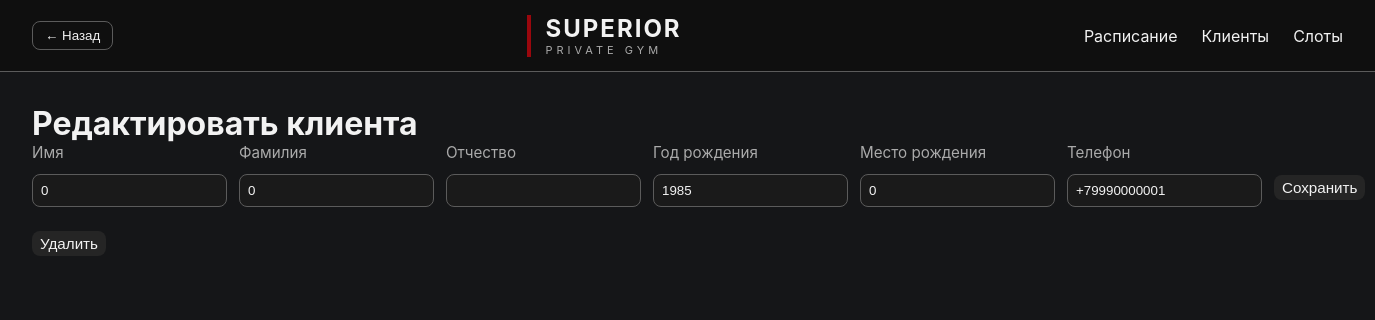
The app's page /clients/edit/4 with its own data.
### app.py (models this page shows, shortened)
class Client(Base):
    __tablename__ = "clients"
    id = Column(Integer, primary_key=True)
    first_name = Column(String, nullable=True)
    last_name = Column(String, nullable=True)
    patronymic = Column(String, nullable=True)
    birth_year = Column(Integer, nullable=True)
    birth_place = Column(String, nullable=True)
    phone = Column(String, nullable=True)
    name = Column(String, nullable=True)

### app.py (the view)
@app.get("/clients/edit/{client_id}")
def clients_edit(request: Request, client_id: int, db: Session = Depends(get_db)):
    client = db.get(Client, client_id)
    if client is None:
        return RedirectResponse("/clients", status_code=303)
    return templates.TemplateResponse(
        request=request,
        name="clients_edit.html",
        context={"client": client},
    )

### templates/clients_edit.html
{% extends "base.html" %}
{% block content %}
<h1>Редактировать клиента</h1>
<form method="post" action="/clients/edit/{{ client.id }}" class="edit-form">
    <div class="form-row"><label class="label">Имя</label><input class="field" type="text" name="first_name" value="{{ client.first_name or '' }}" required /></div>
    <div class="form-row"><label class="label">Фамилия</label><input class="field" type="text" name="last_name" value="{{ client.last_name or '' }}" /></div>
    <div class="form-row"><label class="label">Отчество</label><input class="field" type="text" name="patronymic" value="{{ client.patronymic or '' }}" /></div>
    <div class="form-row"><label class="label">Год рождения</label><input class="field" type="number" name="birth_year" value="{{ client.birth_year or '' }}" /></div>
    <div class="form-row"><label class="label">Место рождения</label><input class="field" type="text" name="birth_place" value="{{ client.birth_place or '' }}" /></div>
    <div class="form-row"><label class="label">Телефон</label><input class="field" type="text" name="phone" value="{{ client.phone or '' }}" /></div>
    <div class="edit-actions">
        <button class="btn btn--small" type="submit">Сохранить</button>
    </div>
</form>
<div class="edit-actions">
    <form method="post" action="/clients/delete/{{ client.id }}" onsubmit="return confirm('Удалить клиента?');" style="display:inline">
        <button class="btn btn--small">Удалить</button>
    </form>
</div>
{% endblock %}

### static/style.css (style rules this page uses)
:root { --bg: #151618; --surface: #1a1a1a; --surface-hover: #252525; --text: #f2f2f2; --muted: #aaaaaa; --accent: #9A070D; --border: #5B5B5B; --radius: 8px; --radius-lg: 12px; --pad: 10px; --pad-lg: 20px; --btn-pad: 6px 12px; --row-height: 41px; --wrapper-rows: 10; }
.btn { display: inline-block; padding: var(--btn-pad); border-radius: var(--radius); background: var(--accent); color: white; border: none; cursor: pointer; text-decoration: none; text-align: center; }
.btn--small { padding: 4px 8px; font-size: 0.95rem; background: var(--surface-hover); color: var(--text); border-radius: var(--radius); text-decoration: none; }
.form-row { display: flex; flex-direction: column; gap: 6px; margin-bottom: 12px; }
.label { color: var(--muted); margin-bottom: 6px; font-size: 0.95rem; }
.field { padding: var(--pad); border-radius: var(--radius); border: 1px solid var(--border); background: var(--surface); color: var(--text); }
* { margin: 0; padding: 0; box-sizing: border-box; }
body { background: var(--bg); color: var(--text); font-family: Inter, Arial, sans-serif; min-height: 100vh; }
form { display: flex; gap: 12px; align-items: center; }
select, input, textarea { background: var(--surface); color: var(--text); border: 1px solid var(--border); padding: var(--pad); border-radius: var(--radius); }
button { background: var(--accent); color: white; border: none; border-radius: var(--radius); padding: var(--btn-pad); cursor: pointer; }
.btn--small, .small-btn { padding: 4px 8px; font-size: 0.95rem; background: var(--surface-hover); color: var(--text); border-radius: var(--radius); text-decoration: none; display: inline-block; }
.edit-form .form-row { display: flex; flex-direction: column; margin-bottom: 12px; }
.edit-form label { color: var(--muted); margin-bottom: 6px; }
.edit-form input { padding: 8px; border-radius: var(--radius); border: 1px solid var(--border); background: var(--surface); color: var(--text); }
.edit-actions { display: flex; gap: 8px; margin-top: 12px; }

### records on screen
Client: first_name "0", last_name "0", birth_year "1985", birth_place "0", phone "+79990000001"
